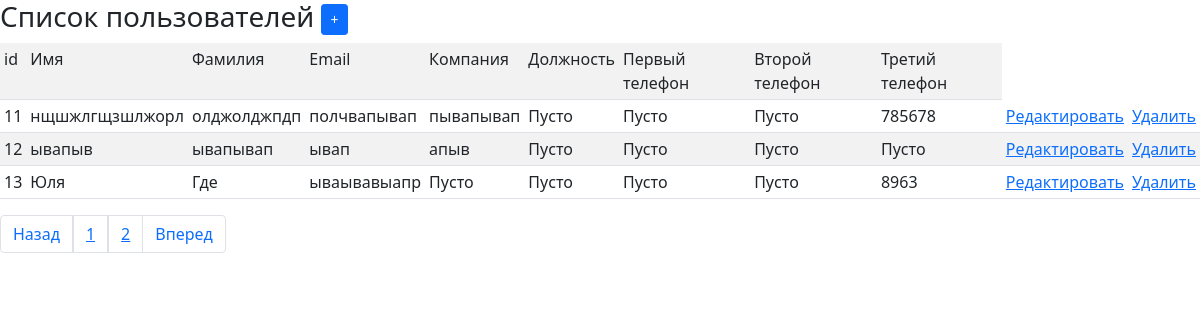
Screenshot of /?page=2 with the database file from the repository.
### tables this page shows
CREATE TABLE `users` (
  `id` int NOT NULL,
  `del` tinyint NOT NULL DEFAULT '0',
  `first_name` varchar(255) NOT NULL,
  `last_name` varchar(255) NOT NULL,
  `email` varchar(255) NOT NULL,
  `company_name` varchar(255) DEFAULT NULL,
  `position` varchar(255) DEFAULT NULL
);

### index.php (called while the page is built, shortened)
<?php
include_once("object/Ttable.php");
include_once("model/Musers.php");
$userobj = new Musers;
$content = $userobj->execute();

### dbcon.php (called while the page is built)
<?php
        $type = "mysql";
        $host = "localhost";
        $base = "users_list";
        $user = "root";
        $pasw = "";

### object/Ttable.php (the view, shortened to what this page needs)
<?php
class Ttable
{
    private $header;
    private $rows;
    private $currentrow;
    private $rowcount;
    function clear()
    {
        $this->header=[];
        $this->rows=[];
        $this->currentrow="";
        $this->rowcount=0;
    }
    function addparams($param)
    {
        $this->param.= $param;
    }
    function startrow($header=0)
    {
        if ($header){
            $this->header=array("param"=>"", "cells"=>[]);
            $this->currentrow="header";
        }
        else{
            $this->currentrow="";
            $this->rows[$this->rowcount]=array("param"=>"", "cells"=>[]);
        }
    }
    function addcell($cell)
    {
        if ($this->currentrow == 'header')
        {
            $this->header['cells'][]=$cell;
        }
        else
        {
            $this->rows[$this->rowcount]['cells'][]=$cell;
        }
    }
    function finishrow()
    {
        $this->rowcount++;
    }
    function out()
    {
        $res="<table ".$this->param.">";
        if ($this->header){
                $res.="<th ".$this->header['param'].">";
                for ($f=0; $f<count($this->header['cells']); $f++){
                    $res.="<td>".$this->header['cells'][$f]."</td>";
                }
                $res.="</th>";
        }
        else{
            for ($i=0; $i<$this->rowcount; $i++){
                $res.="<tr ".$this->rows[$this->$i]['param'].">";
                for ($f=0; $f<count($this->rows[$i]['cells']); $f++){
                    $res.="<td>".$this->rows[$i]['cells'][$f]."</td>";
                    }
                $res.="</tr>";
                }
        }
        $res.="</table>";
        return $res;
    }
}

### rows the page displays
users: id "11", first_name "нщшжлгщзшлжорл", last_name "олджолджпдп", email "полчвапывап", company_name "пывапывап"
users: id "12", first_name "ывапыв", last_name "ывапывап", email "ывап", company_name "апыв"
users: id "13", first_name "Юля", last_name "Где", email "ываывавыапр"

### other values shown
$this->rows[$i]['cells'][$f] "id"
$this->rows[$i]['cells'][$f] "Имя"
$this->rows[$i]['cells'][$f] "Фамилия"
$this->rows[$i]['cells'][$f] "Email"
$this->rows[$i]['cells'][$f] "Компания"
$this->rows[$i]['cells'][$f] "Должность"
$this->rows[$i]['cells'][$f] "Первый телефон"
$this->rows[$i]['cells'][$f] "Второй телефон"
$this->rows[$i]['cells'][$f] "Третий телефон"
$this->rows[$i]['cells'][$f] "Пусто"
$this->rows[$i]['cells'][$f] "785678"
$this->rows[$i]['cells'][$f] "Редактировать"
$this->rows[$i]['cells'][$f] "Удалить"
$this->rows[$i]['cells'][$f] "8963"
